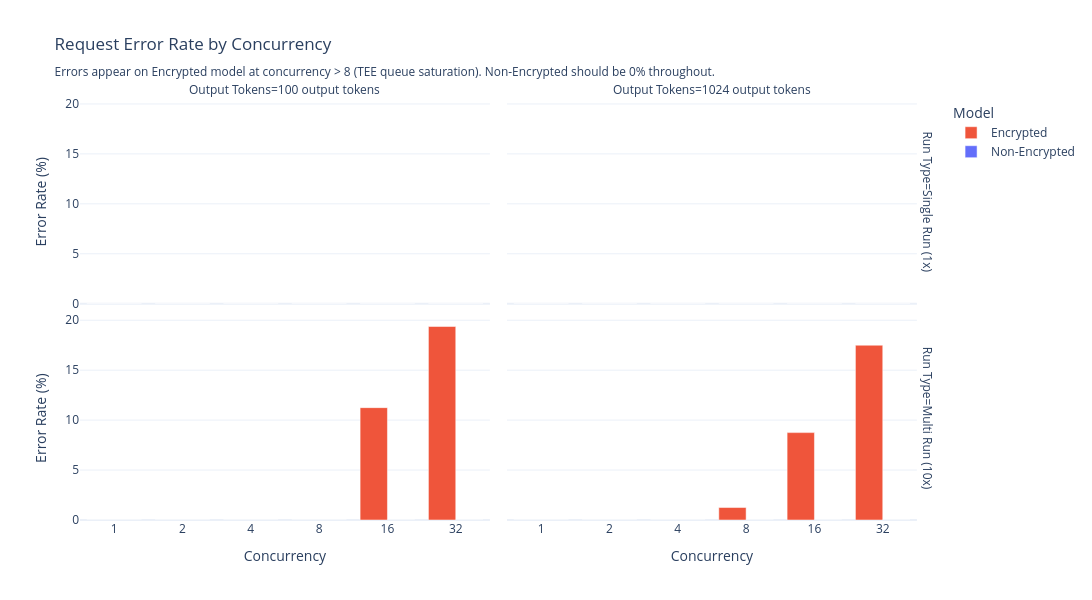

Source (notebook cell):
### Markdown cell above
## 2. Error & Completion Rate Analysis

The TEE has **8 cores** processing encryption/decryption sequentially.
At concurrency > 8, the TEE queue fills up and requests may time out or be rejected,
producing errors on the encrypted model only. The plain model should show zero errors.

### Code cell
fig = px.bar(
    df_all,
    x='num_concurrent_requests',
    y='error_rate_pct',
    color='label',
    facet_col='out_tokens_label',
    facet_row='run_type',
    barmode='group',
    color_discrete_map=COLOR_MAP,
    category_orders={
        'num_concurrent_requests': CONC_ORDER,
        'run_type': ['Single Run (1x)', 'Multi Run (10x)'],
    },
    labels={
        'num_concurrent_requests': 'Concurrency',
        'error_rate_pct':          'Error Rate (%)',
        'label':                   'Model',
        'out_tokens_label':        'Output Tokens',
        'run_type':                'Run Type',
    },
    title=(
        'Request Error Rate by Concurrency<br>'
        '<sub>Errors appear on Encrypted model at concurrency > 8 (TEE queue saturation). '
        'Non-Encrypted should be 0% throughout.</sub>'
    ),
)
fig.update_layout(height=600, width=1100, template='plotly_white')
fig.update_xaxes(type='category')
fig.show()

### Figure 1 — Plotly figure (JSON) as saved in the notebook; plotly's stock layout.template omitted (floating-point values rounded to 4 significant figures)
{"data": [{"alignmentgroup": "True", "hovertemplate": "Model=Encrypted<br>Run Type=Single Run (1x)<br>Output Tokens=100 output tokens<br>Concurrency=%{x}<br>Error Rate (%)=%{y}<extra></extra>", "legendgroup": "Encrypted", "marker": {"color": "#EF553B", "pattern": {"shape": ""}}, "name": "Encrypted", "offsetgroup": "Encrypted", "orientation": "v", "showlegend": true, "textposition": "auto", "type": "bar", "x": [1, 2, 4, 8, 16, 32], "xaxis": "x3", "y": [0.0, 0.0, 0.0, 0.0, 0.0, 0.0], "yaxis": "y3"}, {"alignmentgroup": "True", "hovertemplate": "Model=Encrypted<br>Run Type=Single Run (1x)<br>Output Tokens=1024 output tokens<br>Concurrency=%{x}<br>Error Rate (%)=%{y}<extra></extra>", "legendgroup": "Encrypted", "marker": {"color": "#EF553B", "pattern": {"shape": ""}}, "name": "Encrypted", "offsetgroup": "Encrypted", "orientation": "v", "showlegend": false, "textposition": "auto", "type": "bar", "x": [1, 2, 4, 8, 16, 32], "xaxis": "x4", "y": [0.0, 0.0, 0.0, 0.0, 0.0, 0.0], "yaxis": "y4"}, {"alignmentgroup": "True", "hovertemplate": "Model=Non-Encrypted<br>Run Type=Single Run (1x)<br>Output Tokens=100 output tokens<br>Concurrency=%{x}<br>Error Rate (%)=%{y}<extra></extra>", "legendgroup": "Non-Encrypted", "marker": {"color": "#636EFA", "pattern": {"shape": ""}}, "name": "Non-Encrypted", "offsetgroup": "Non-Encrypted", "orientation": "v", "showlegend": true, "textposition": "auto", "type": "bar", "x": [1, 2, 4, 8, 16, 32], "xaxis": "x3", "y": [0.0, 0.0, 0.0, 0.0, 0.0, 0.0], "yaxis": "y3"}, {"alignmentgroup": "True", "hovertemplate": "Model=Non-Encrypted<br>Run Type=Single Run (1x)<br>Output Tokens=1024 output tokens<br>Concurrency=%{x}<br>Error Rate (%)=%{y}<extra></extra>", "legendgroup": "Non-Encrypted", "marker": {"color": "#636EFA", "pattern": {"shape": ""}}, "name": "Non-Encrypted", "offsetgroup": "Non-Encrypted", "orientation": "v", "showlegend": false, "textposition": "auto", "type": "bar", "x": [1, 2, 4, 8, 16, 32], "xaxis": "x4", "y": [0.0, 0.0, 0.0, 0.0, 0.0, 0.0], "yaxis": "y4"}, {"alignmentgroup": "True", "hovertemplate": "Model=Encrypted<br>Run Type=Multi Run (10x)<br>Output Tokens=100 output tokens<br>Concurrency=%{x}<br>Error Rate (%)=%{y}<extra></extra>", "legendgroup": "Encrypted", "marker": {"color": "#EF553B", "pattern": {"shape": ""}}, "name": "Encrypted", "offsetgroup": "Encrypted", "orientation": "v", "showlegend": false, "textposition": "auto", "type": "bar", "x": [1, 2, 4, 8, 16, 32], "xaxis": "x", "y": [0.0, 0.0, 0.0, 0.0, 11.25, 19.38], "yaxis": "y"}, {"alignmentgroup": "True", "hovertemplate": "Model=Encrypted<br>Run Type=Multi Run (10x)<br>Output Tokens=1024 output tokens<br>Concurrency=%{x}<br>Error Rate (%)=%{y}<extra></extra>", "legendgroup": "Encrypted", "marker": {"color": "#EF553B", "pattern": {"shape": ""}}, "name": "Encrypted", "offsetgroup": "Encrypted", "orientation": "v", "showlegend": false, "textposition": "auto", "type": "bar", "x": [1, 2, 4, 8, 16, 32], "xaxis": "x2", "y": [0.0, 0.0, 0.0, 1.25, 8.75, 17.5], "yaxis": "y2"}, {"alignmentgroup": "True", "hovertemplate": "Model=Non-Encrypted<br>Run Type=Multi Run (10x)<br>Output Tokens=100 output tokens<br>Concurrency=%{x}<br>Error Rate (%)=%{y}<extra></extra>", "legendgroup": "Non-Encrypted", "marker": {"color": "#636EFA", "pattern": {"shape": ""}}, "name": "Non-Encrypted", "offsetgroup": "Non-Encrypted", "orientation": "v", "showlegend": false, "textposition": "auto", "type": "bar", "x": [1, 2, 4, 8, 16, 32], "xaxis": "x", "y": [0.0, 0.0, 0.0, 0.0, 0.0, 0.0], "yaxis": "y"}, {"alignmentgroup": "True", "hovertemplate": "Model=Non-Encrypted<br>Run Type=Multi Run (10x)<br>Output Tokens=1024 output tokens<br>Concurrency=%{x}<br>Error Rate (%)=%{y}<extra></extra>", "legendgroup": "Non-Encrypted", "marker": {"color": "#636EFA", "pattern": {"shape": ""}}, "name": "Non-Encrypted", "offsetgroup": "Non-Encrypted", "orientation": "v", "showlegend": false, "textposition": "auto", "type": "bar", "x": [1, 2, 4, 8, 16, 32], "xaxis": "x2", "y": [0.0, 0.0, 0.0, 0.0, 0.0, 0.0], "yaxis": "y2"}], "layout": {"annotations": [{"font": {}, "showarrow": false, "text": "Output Tokens=100 output tokens", "x": 0.24, "xanchor": "center", "xref": "paper", "y": 1, "yanchor": "bottom", "yref": "paper"}, {"font": {}, "showarrow": false, "text": "Output Tokens=1024 output tokens", "x": 0.74, "xanchor": "center", "xref": "paper", "y": 1, "yanchor": "bottom", "yref": "paper"}, {"font": {}, "showarrow": false, "text": "Run Type=Multi Run (10x)", "textangle": 90, "x": 0.98, "xanchor": "left", "xref": "paper", "y": 0.2425, "yanchor": "middle", "yref": "paper"}, {"font": {}, "showarrow": false, "text": "Run Type=Single Run (1x)", "textangle": 90, "x": 0.98, "xanchor": "left", "xref": "paper", "y": 0.7575, "yanchor": "middle", "yref": "paper"}], "barmode": "group", "height": 600, "legend": {"title": {"text": "Model"}, "tracegroupgap": 0}, "title": {"text": "Request Error Rate by Concurrency<br><sub>Errors appear on Encrypted model at concurrency > 8 (TEE queue saturation). Non-Encrypted should be 0% throughout.</sub>"}, "width": 1100, "xaxis": {"anchor": "y", "categoryarray": [1, 2, 4, 8, 16, 32], "categoryorder": "array", "domain": [0, 0.48], "title": {"text": "Concurrency"}, "type": "category"}, "xaxis2": {"anchor": "y2", "categoryarray": [1, 2, 4, 8, 16, 32], "categoryorder": "array", "domain": [0.5, 0.98], "matches": "x", "title": {"text": "Concurrency"}, "type": "category"}, "xaxis3": {"anchor": "y3", "domain": [0, 0.48], "matches": "x", "showticklabels": false, "type": "category"}, "xaxis4": {"anchor": "y4", "domain": [0.5, 0.98], "matches": "x", "showticklabels": false, "type": "category"}, "yaxis": {"anchor": "x", "domain": [0, 0.485], "title": {"text": "Error Rate (%)"}}, "yaxis2": {"anchor": "x2", "domain": [0, 0.485], "matches": "y", "showticklabels": false}, "yaxis3": {"anchor": "x3", "domain": [0.515, 1], "matches": "y", "title": {"text": "Error Rate (%)"}}, "yaxis4": {"anchor": "x4", "domain": [0.515, 1], "matches": "y", "showticklabels": false}}}
